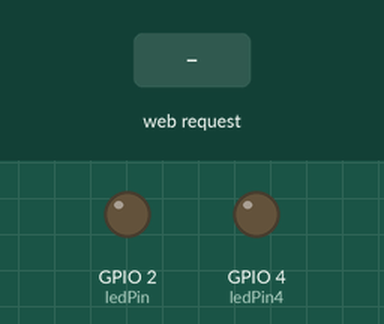
Simulated run of this sketch. Board: ESP8266 (NodeMCU). Shown: output pins drawn as LEDs (lit = HIGH). The inputs (shaded band) are chosen by the test bench. WiFi joins after 1.5 s; servers stay silent unless stated; what the sketch prints to the serial monitor is not drawn.

Above: at 2.7 s.
2.8 s: HTTP request GET /LED2=ON received
At 3.1 s:
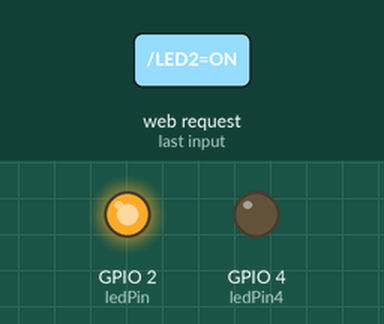
4.3 s: HTTP request GET /LED4=ON received
At 5.4 s:
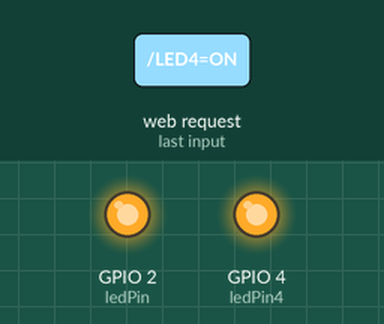
5.8 s: HTTP request GET /LED2=OFF received
At 6.6 s:
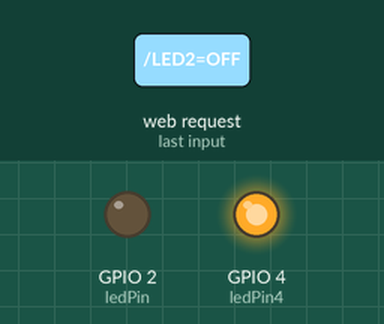
7.3 s: HTTP request GET /LED4=OFF received
At 7.7 s:
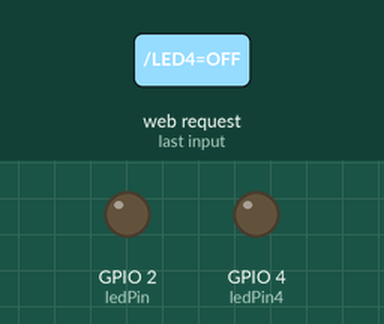
Timing chart, 0 to 9.8 s (numbered marks = the images above; inputs shaded):
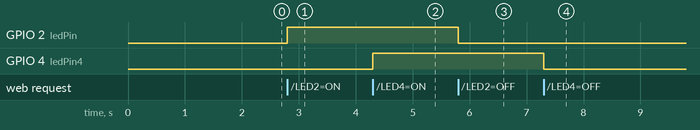

The sketch:

Simple2LEDWebServer.ino
```cpp
#include <ESP8266WiFi.h>
#include <WiFiClient.h>
//#include <ESP8266WebServer.h>

const char* ssid = "ND-guest"; // change to your wifi name
const char* password = ""; // change to your wifi password

int ledPin = 2; // GPIO2
int ledPin4 = 4; // GPIO4
WiFiServer server( 80);

void setup() {
 Serial.begin( 115200);
 delay( 10);

 pinMode( ledPin, OUTPUT);
 pinMode( ledPin4, OUTPUT);
 digitalWrite( ledPin, LOW); // Connect to WiFi network
 digitalWrite( ledPin4, LOW);
 Serial.println();
 Serial.println();
 Serial.print(" Connecting to ");
 Serial.println( ssid);

 WiFi.begin( ssid, password);
 while (WiFi.status() != WL_CONNECTED)
 {
 delay( 500); Serial.print(".");
 }
 Serial.println("");
 Serial.println(" WiFi connected");
 // Start the server
 server.begin();
 Serial.println(" Server started");
 // Print the IP address
 Serial.print(" Use this URL to connect: ");
 Serial.print(" http://");
 Serial.print( WiFi.localIP());
 Serial.println("/"); }

 void loop() {
 // Check if a client has connected

 WiFiClient client = server.available();
 if (! client)
 { return; }
 // Wait until the client sends some data
 Serial.println(" new client");
 while(! client.available()){
  delay(1);
  }
// Read the first line of the request
 String request = client.readStringUntil('\r');
 Serial.println(request);

 client.flush();

// Match the request
 int value = LOW;
 int value4 = LOW;
 if (request.indexOf("/LED2=ON") != -1) {
 digitalWrite( ledPin, HIGH);
 value = HIGH;
 }
 if (request.indexOf("/LED2=OFF") != -1) {
 digitalWrite( ledPin, LOW);
 value = LOW;
 }

 if (request.indexOf("/LED4=ON") != -1) {
 digitalWrite( ledPin4, HIGH);
 value4 = HIGH;
 }
 if (request.indexOf("/LED4=OFF") != -1) {
 digitalWrite( ledPin4, LOW);
 value4 = LOW;
 }
 // Set ledPin according to the request
 // digitalWrite( ledPin, value);
 // Return the response

client.println("HTTP/1.1 200 OK");
 client.println("Content-Type:text/html");
 client.println("");
 // do not forget this one
 client.println("<!DOCTYPE HTML>");
 client.println("<html><body>");
 client.print("Led pin 2 is now: ");
 if( value == HIGH) {
  client.print("On");
 } else {
  client.print("Off");
 }
 client.println("<br/><br/>");
 client.println("<a href=\"/LED2=ON\"\"><button>Turn On</button></a>");
 client.println("<a href=\"/LED2=OFF\"\"><button>Turn Off</button></a><br/>");
 client.println("<br/><br/>");
 client.print("Led pin 4 is now: ");
 if( value4 == HIGH) {
  client.print("On");
 } else {
  client.print("Off");
 }
 client.println("<br/><br/>");
 client.println("<a href=\"/LED4=ON\"\"><button>Turn On</button></a>");
 client.println("<a href=\"/LED4=OFF\"\"><button>Turn Off</button></a><br/>");
 client.println("<br/><br/>");
 client.println("</body></html>");
 delay(1);
 Serial.println("Client disonnected");
 Serial.println("");
}
```

Measured:
- after the input at 2.8 s, GPIO 2 (ledPin): LOW → HIGH at once
- after the input at 4.3 s, GPIO 4 (ledPin4): LOW → HIGH at once
- after the input at 5.8 s, GPIO 2 (ledPin): HIGH → LOW at once
- after the input at 7.3 s, GPIO 4 (ledPin4): HIGH → LOW at once
